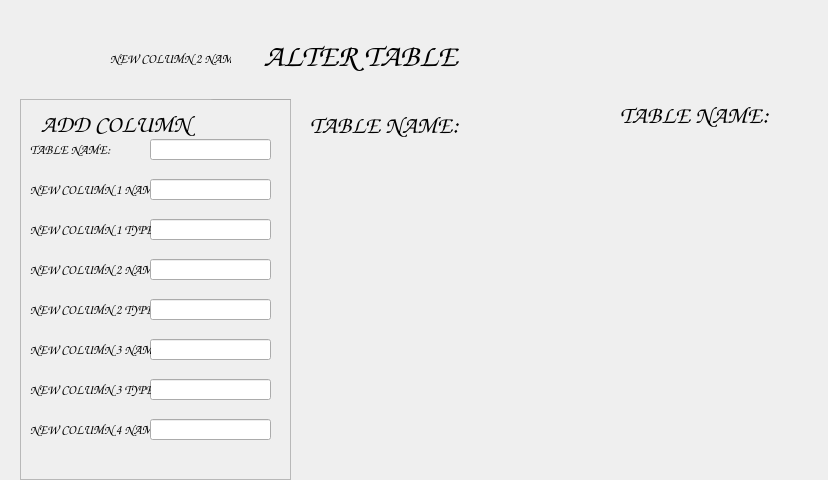
<?xml version="1.0" encoding="UTF-8"?>
<ui version="4.0">
 <class>Form</class>
 <widget class="QWidget" name="Form">
  <property name="geometry">
   <rect>
    <x>0</x>
    <y>0</y>
    <width>828</width>
    <height>480</height>
   </rect>
  </property>
  <property name="windowTitle">
   <string>Form</string>
  </property>
  <widget class="QLabel" name="label">
   <property name="geometry">
    <rect>
     <x>190</x>
     <y>20</y>
     <width>341</width>
     <height>71</height>
    </rect>
   </property>
   <property name="font">
    <font>
     <family>Comic Sans MS</family>
     <pointsize>20</pointsize>
    </font>
   </property>
   <property name="text">
    <string>&lt;html&gt;&lt;head/&gt;&lt;body&gt;&lt;p align=&quot;center&quot;&gt;&lt;span style=&quot; font-size:24pt;&quot;&gt;ALTER TABLE&lt;/span&gt;&lt;/p&gt;&lt;/body&gt;&lt;/html&gt;</string>
   </property>
  </widget>
  <widget class="QLabel" name="label_4">
   <property name="geometry">
    <rect>
     <x>620</x>
     <y>100</y>
     <width>171</width>
     <height>31</height>
    </rect>
   </property>
   <property name="font">
    <font>
     <family>Comic Sans MS</family>
     <pointsize>18</pointsize>
    </font>
   </property>
   <property name="text">
    <string>TABLE NAME: </string>
   </property>
  </widget>
  <widget class="QLabel" name="label_5">
   <property name="geometry">
    <rect>
     <x>310</x>
     <y>110</y>
     <width>171</width>
     <height>31</height>
    </rect>
   </property>
   <property name="font">
    <font>
     <family>Comic Sans MS</family>
     <pointsize>18</pointsize>
    </font>
   </property>
   <property name="text">
    <string>TABLE NAME: </string>
   </property>
  </widget>
  <widget class="QFrame" name="frame">
   <property name="geometry">
    <rect>
     <x>20</x>
     <y>99</y>
     <width>271</width>
     <height>381</height>
    </rect>
   </property>
   <property name="frameShape">
    <enum>QFrame::StyledPanel</enum>
   </property>
   <property name="frameShadow">
    <enum>QFrame::Raised</enum>
   </property>
   <widget class="QLabel" name="label_6">
    <property name="geometry">
     <rect>
      <x>10</x>
      <y>10</y>
      <width>171</width>
      <height>31</height>
     </rect>
    </property>
    <property name="font">
     <font>
      <family>Comic Sans MS</family>
      <pointsize>18</pointsize>
     </font>
    </property>
    <property name="text">
     <string>&lt;html&gt;&lt;head/&gt;&lt;body&gt;&lt;p align=&quot;center&quot;&gt;ADD COLUMN&lt;/p&gt;&lt;/body&gt;&lt;/html&gt;</string>
    </property>
   </widget>
   <widget class="QLabel" name="label_2">
    <property name="geometry">
     <rect>
      <x>20</x>
      <y>110</y>
      <width>58</width>
      <height>16</height>
     </rect>
    </property>
    <property name="text">
     <string/>
    </property>
   </widget>
   <widget class="QLabel" name="label_13">
    <property name="geometry">
     <rect>
      <x>10</x>
      <y>320</y>
      <width>121</width>
      <height>21</height>
     </rect>
    </property>
    <property name="font">
     <font>
      <family>Comic Sans MS</family>
      <pointsize>10</pointsize>
     </font>
    </property>
    <property name="text">
     <string>NEW COLUMN 4 NAME:</string>
    </property>
   </widget>
   <widget class="QLabel" name="label_11">
    <property name="geometry">
     <rect>
      <x>10</x>
      <y>240</y>
      <width>121</width>
      <height>21</height>
     </rect>
    </property>
    <property name="font">
     <font>
      <family>Comic Sans MS</family>
      <pointsize>10</pointsize>
     </font>
    </property>
    <property name="text">
     <string>NEW COLUMN 3 NAME:</string>
    </property>
   </widget>
   <widget class="QLabel" name="label_14">
    <property name="geometry">
     <rect>
      <x>10</x>
      <y>160</y>
      <width>121</width>
      <height>21</height>
     </rect>
    </property>
    <property name="font">
     <font>
      <family>Comic Sans MS</family>
      <pointsize>10</pointsize>
     </font>
    </property>
    <property name="text">
     <string>NEW COLUMN 2 NAME:</string>
    </property>
   </widget>
   <widget class="QLineEdit" name="txtcolumn2type">
    <property name="geometry">
     <rect>
      <x>130</x>
      <y>120</y>
      <width>121</width>
      <height>21</height>
     </rect>
    </property>
    <property name="text">
     <string/>
    </property>
   </widget>
   <widget class="QLineEdit" name="txtcolumn3name">
    <property name="geometry">
     <rect>
      <x>130</x>
      <y>160</y>
      <width>121</width>
      <height>21</height>
     </rect>
    </property>
   </widget>
   <widget class="QLineEdit" name="txtcolumn3type">
    <property name="geometry">
     <rect>
      <x>130</x>
      <y>200</y>
      <width>121</width>
      <height>21</height>
     </rect>
    </property>
   </widget>
   <widget class="QLineEdit" name="txtcolumn1type">
    <property name="geometry">
     <rect>
      <x>130</x>
      <y>40</y>
      <width>121</width>
      <height>21</height>
     </rect>
    </property>
    <property name="font">
     <font>
      <pointsize>10</pointsize>
     </font>
    </property>
   </widget>
   <widget class="QLabel" name="label_9">
    <property name="geometry">
     <rect>
      <x>10</x>
      <y>280</y>
      <width>121</width>
      <height>21</height>
     </rect>
    </property>
    <property name="font">
     <font>
      <family>Comic Sans MS</family>
      <pointsize>10</pointsize>
     </font>
    </property>
    <property name="text">
     <string>NEW COLUMN 3 TYPE:</string>
    </property>
   </widget>
   <widget class="QLineEdit" name="txtcolumn4type">
    <property name="geometry">
     <rect>
      <x>130</x>
      <y>280</y>
      <width>121</width>
      <height>21</height>
     </rect>
    </property>
   </widget>
   <widget class="QLineEdit" name="txttblname">
    <property name="geometry">
     <rect>
      <x>190</x>
      <y>-80</y>
      <width>221</width>
      <height>31</height>
     </rect>
    </property>
   </widget>
   <widget class="QLineEdit" name="txtcolumn1name">
    <property name="geometry">
     <rect>
      <x>190</x>
      <y>-30</y>
      <width>221</width>
      <height>31</height>
     </rect>
    </property>
   </widget>
   <widget class="QLabel" name="label_12">
    <property name="geometry">
     <rect>
      <x>10</x>
      <y>200</y>
      <width>121</width>
      <height>21</height>
     </rect>
    </property>
    <property name="font">
     <font>
      <family>Comic Sans MS</family>
      <pointsize>10</pointsize>
     </font>
    </property>
    <property name="text">
     <string>NEW COLUMN 2 TYPE:</string>
    </property>
   </widget>
   <widget class="QLineEdit" name="txtcolumn2name">
    <property name="geometry">
     <rect>
      <x>130</x>
      <y>80</y>
      <width>121</width>
      <height>21</height>
     </rect>
    </property>
    <property name="font">
     <font>
      <pointsize>10</pointsize>
     </font>
    </property>
    <property name="text">
     <string/>
    </property>
   </widget>
   <widget class="QLabel" name="label_7">
    <property name="geometry">
     <rect>
      <x>10</x>
      <y>120</y>
      <width>121</width>
      <height>21</height>
     </rect>
    </property>
    <property name="font">
     <font>
      <family>Comic Sans MS</family>
      <pointsize>10</pointsize>
     </font>
    </property>
    <property name="text">
     <string>NEW COLUMN 1 TYPE:</string>
    </property>
   </widget>
   <widget class="QLineEdit" name="txtcolumn4name">
    <property name="geometry">
     <rect>
      <x>130</x>
      <y>240</y>
      <width>121</width>
      <height>21</height>
     </rect>
    </property>
   </widget>
   <widget class="QLabel" name="label_8">
    <property name="geometry">
     <rect>
      <x>10</x>
      <y>80</y>
      <width>121</width>
      <height>21</height>
     </rect>
    </property>
    <property name="font">
     <font>
      <family>Comic Sans MS</family>
      <pointsize>10</pointsize>
     </font>
    </property>
    <property name="text">
     <string>NEW COLUMN 1 NAME:</string>
    </property>
   </widget>
   <widget class="QLabel" name="label_10">
    <property name="geometry">
     <rect>
      <x>10</x>
      <y>40</y>
      <width>121</width>
      <height>21</height>
     </rect>
    </property>
    <property name="font">
     <font>
      <family>Comic Sans MS</family>
      <pointsize>10</pointsize>
     </font>
    </property>
    <property name="text">
     <string>TABLE NAME: </string>
    </property>
   </widget>
   <widget class="QLineEdit" name="txtcolumn4type_2">
    <property name="geometry">
     <rect>
      <x>130</x>
      <y>320</y>
      <width>121</width>
      <height>21</height>
     </rect>
    </property>
   </widget>
   <zorder>label_2</zorder>
   <zorder>txttblname</zorder>
   <zorder>txtcolumn1name</zorder>
   <zorder>label_6</zorder>
   <zorder>label_14</zorder>
   <zorder>txtcolumn2type</zorder>
   <zorder>label_8</zorder>
   <zorder>txtcolumn3name</zorder>
   <zorder>txtcolumn4type</zorder>
   <zorder>txtcolumn1type</zorder>
   <zorder>label_9</zorder>
   <zorder>label_13</zorder>
   <zorder>label_12</zorder>
   <zorder>label_10</zorder>
   <zorder>txtcolumn4name</zorder>
   <zorder>txtcolumn2name</zorder>
   <zorder>txtcolumn3type</zorder>
   <zorder>label_7</zorder>
   <zorder>label_11</zorder>
   <zorder>txtcolumn4type_2</zorder>
  </widget>
  <widget class="QLabel" name="label_15">
   <property name="geometry">
    <rect>
     <x>110</x>
     <y>50</y>
     <width>121</width>
     <height>16</height>
    </rect>
   </property>
   <property name="font">
    <font>
     <family>Comic Sans MS</family>
     <pointsize>10</pointsize>
    </font>
   </property>
   <property name="text">
    <string>NEW COLUMN 2 NAME:</string>
   </property>
  </widget>
  <zorder>frame</zorder>
  <zorder>label</zorder>
  <zorder>label_4</zorder>
  <zorder>label_5</zorder>
  <zorder>label_15</zorder>
 </widget>
 <resources/>
 <connections/>
</ui>
